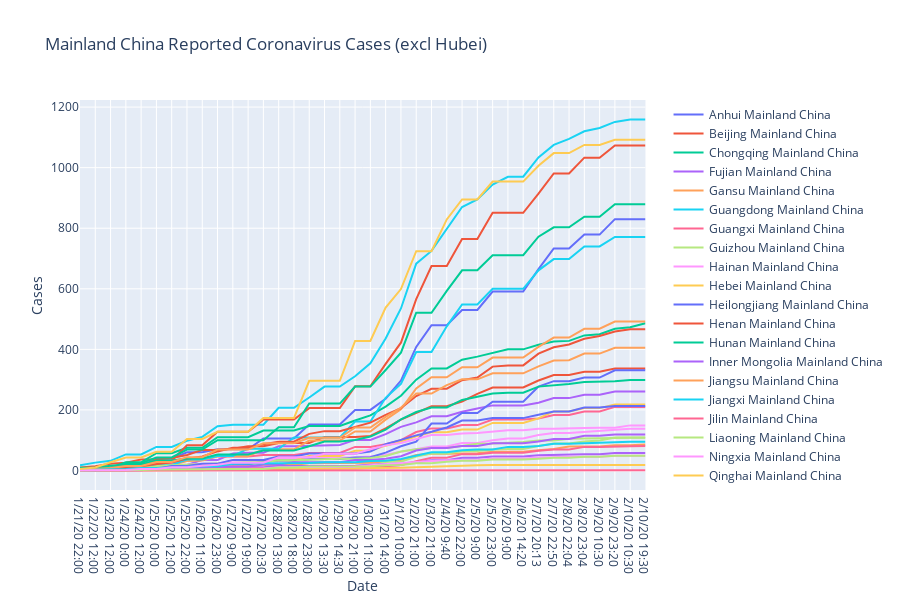

Notebook source saved alongside this figure:
### Code cell
import plotly.express as px


fig = px.line(final_df_MChina_exHubei,title="Mainland China Reported Coronavirus Cases (excl Hubei)", x="Date", y="Cases", color="name", line_group="name", hover_name="name",render_mode="svg")
fig.for_each_trace(lambda t: t.update(name=t.name.replace("name=", "")))
fig.show()
